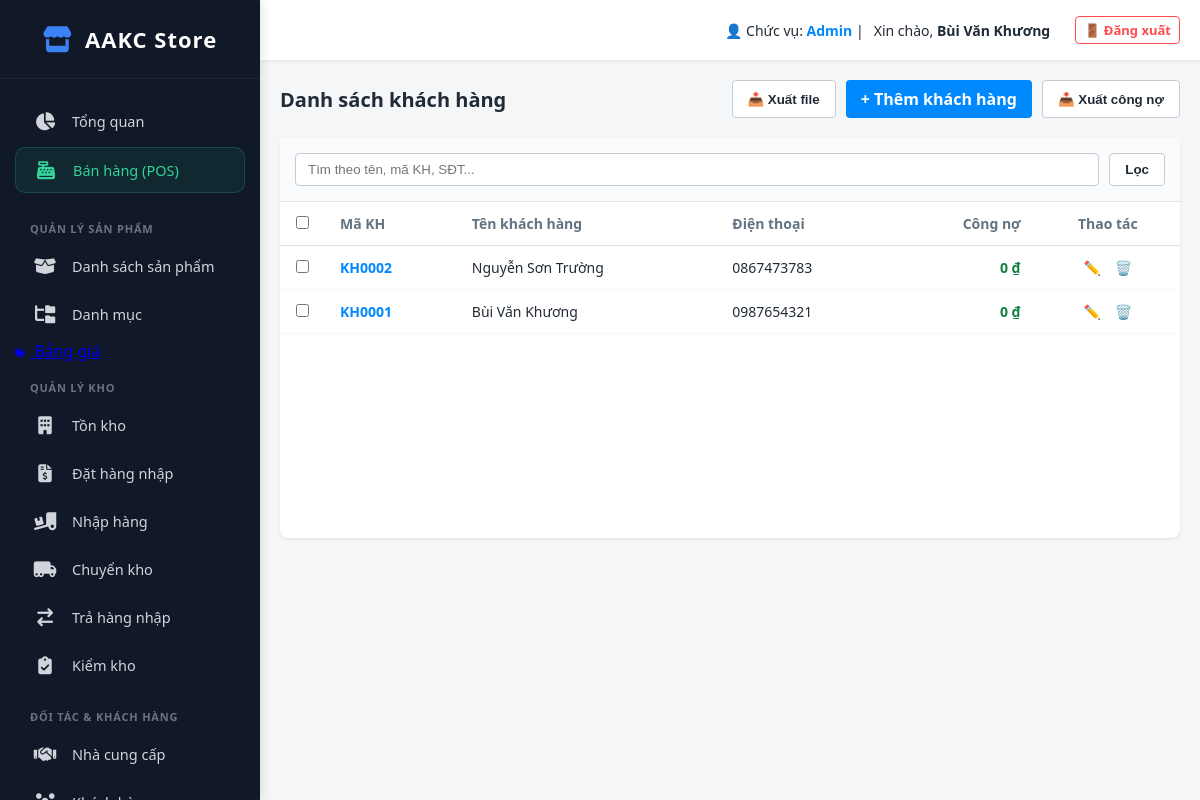
/index.php?action=customer_list (signed in), run on an earlier commit of the app's database.
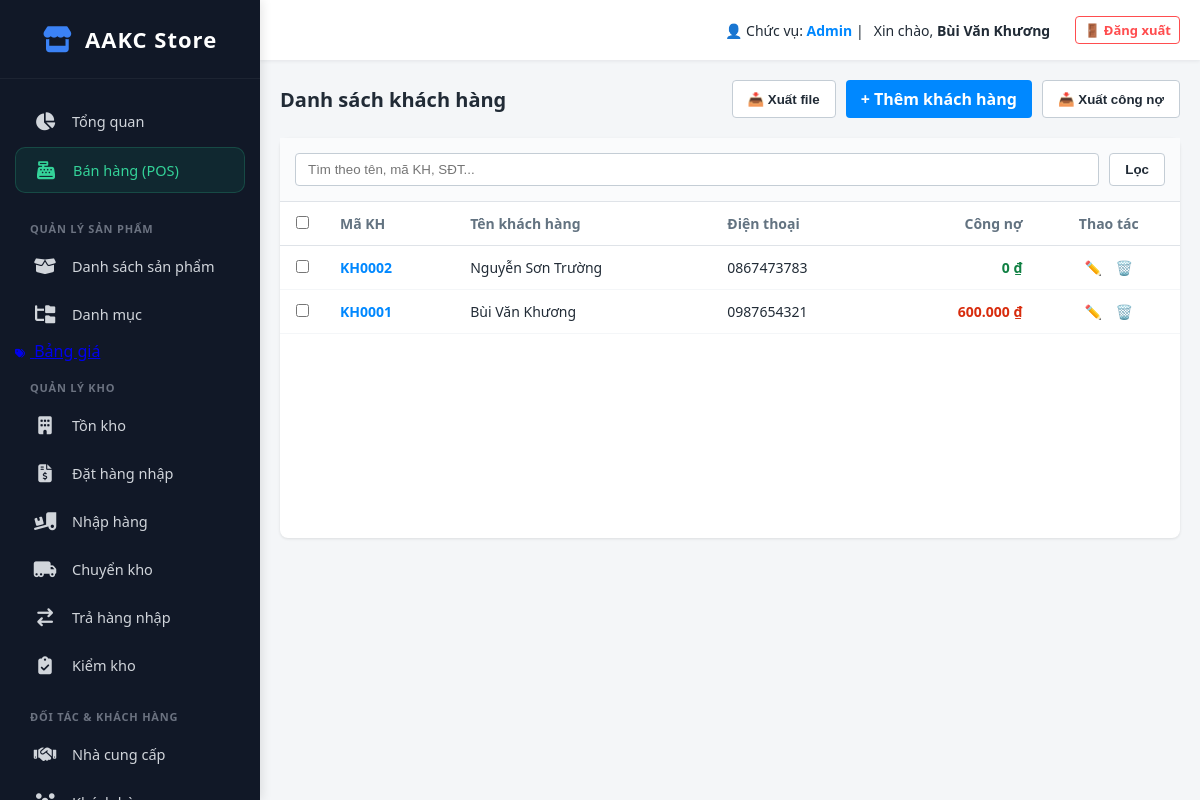
And on a later commit of the database.
### tables this page shows
CREATE TABLE `customers` (
  `id` int(11) NOT NULL,
  `customer_code` varchar(50) DEFAULT NULL,
  `last_name` varchar(100) DEFAULT NULL,
  `first_name` varchar(100) NOT NULL,
  `phone` varchar(50) DEFAULT NULL,
  `email` varchar(255) DEFAULT NULL,
  `accept_marketing` tinyint(1) DEFAULT 0,
  `province` varchar(100) DEFAULT NULL,
  `district` varchar(100) DEFAULT NULL,
  `ward` varchar(100) DEFAULT NULL,
  `address` text DEFAULT NULL,
  `tax_code` varchar(50) DEFAULT NULL,
  `company_name` varchar(255) DEFAULT NULL,
  `invoice_address` text DEFAULT NULL,
  `invoice_email` varchar(255) DEFAULT NULL,
  `notes` text DEFAULT NULL,
  `tags` varchar(255) DEFAULT NULL,
  `debt` decimal(15,2) DEFAULT 0.00,
  `created_at` datetime DEFAULT current_timestamp()
);

### app/controllers/CustomerController.php (called while the page is built, shortened)
<?php
require_once __DIR__ . '/../models/CustomerModel.php';
class CustomerController
{
    public function list()
    {
        $db = (new Database())->getConnection();
        $customerModel = new CustomerModel($db);
        $search = $_GET['search'] ?? '';
        $customers = $customerModel->getAllCustomers($search);
        require_once __DIR__ . '/../views/customer/list.php';
    }
}

### public/index.php (called while the page is built, shortened)
<?php
$app = new App();

### app/models/CustomerModel.php (called while the page is built, shortened)
<?php
class CustomerModel
{
    private $conn;
    public function __construct($db)
    {
        $this->conn = $db;
    }
    public function getAllCustomers($search = '')
    {
        $query = "SELECT * FROM customers WHERE 1=1 ";
        $params = [];
        $query .= " ORDER BY id DESC";
        $stmt = $this->conn->prepare($query);
        $stmt->execute($params);
        return $stmt->fetchAll(PDO::FETCH_ASSOC);
    }
}

### app/views/customer/list.php (the view, shortened to what this page needs)
<?php require_once __DIR__ . '/../layout/header.php'; ?>
<?php
$safe_customers = is_array($customers) ? $customers : [];
?>
<div style="display: flex; justify-content: space-between; align-items: center; margin-bottom: 20px;">
    <h2 style="font-size: 20px; font-weight: bold; color: #212b36;">Danh sách khách hàng</h2>
    <div style="display: flex; gap: 10px;">
        <button type="button" class="btn-outline" onclick="document.getElementById('export_modal').style.display='flex'">📥 Xuất file</button>
        <a href="index.php?action=add_customer" class="btn-primary">+ Thêm khách hàng</a>
        <button type="button" class="btn-outline" onclick="document.getElementById('export_bulk_debt_modal').style.display='flex'">📥 Xuất công nợ</button>
    </div>
</div>
<div class="card" style="background:#fff; border-radius:8px; box-shadow: 0 1px 3px rgba(0,0,0,0.1); padding:0; min-height: 400px;">
    <form action="index.php" method="GET" style="display: flex; gap: 10px; padding: 15px; border-bottom: 1px solid #dfe3e8; background: #fafbfc;">
        <input type="text" name="search" value="<?php echo htmlspecialchars($_GET['search'] ?? ''); ?>" placeholder="Tìm theo tên, mã KH, SĐT..." style="flex:1; padding: 8px 12px; border: 1px solid #c4cdd5; border-radius: 4px; outline: none;">
        <button type="submit" class="btn-outline">Lọc</button>
    </form>
    <table style="width: 100%; border-collapse: collapse; text-align: left;">
        <thead>
            <tr style="background: #fff; color: #637381; border-bottom: 1px solid #dfe3e8; font-size: 14px;">
                <th style="padding: 12px 15px; width: 5%; text-align: center;"><input type="checkbox" id="checkAll" onchange="toggleAllCustomers(this)"></th>
                <th style="padding: 12px 15px;">Mã KH</th>
                <th style="padding: 12px 15px;">Tên khách hàng</th>
                <th style="padding: 12px 15px;">Điện thoại</th>
                <th style="padding: 12px 15px; text-align: right;">Công nợ</th>
                <th style="padding: 12px 15px; text-align: center;">Thao tác</th>
            </tr>
        </thead>
        <tbody>
            <?php if (!empty($safe_customers)): ?>
                <?php foreach ($safe_customers as $c): ?>
                    <tr style="border-bottom: 1px solid #f4f6f8; font-size: 14px;">
                        <td style="padding: 12px 15px; text-align: center;">
                            <input type="checkbox" class="chk-customer" value="<?php echo $c['id']; ?>">
                        </td>
                        <td style="padding: 12px 15px; color:#0088ff; font-weight: bold;"><?php echo htmlspecialchars($c['customer_code'] ?? ''); ?></td>
                        <td style="padding: 12px 15px; font-weight: 500;">
                            <?php echo htmlspecialchars(trim(($c['last_name'] ?? '') . ' ' . ($c['first_name'] ?? ''))); ?>
                        </td>
                        <td style="padding: 12px 15px;"><?php echo htmlspecialchars($c['phone'] ?? ''); ?></td>
                        <td style="padding: 12px 15px; text-align: right; font-weight: bold; color: <?php echo ($c['debt'] ?? 0) > 0 ? '#d82c0d' : '#108043'; ?>;">
                            <?php echo number_format($c['debt'] ?? 0, 0, ',', '.'); ?> ₫
                        </td>
                        <td style="padding: 12px 15px; text-align: center;">
                            <a href="index.php?action=edit_customer&id=<?php echo $c['id'] ?? 0; ?>" style="text-decoration: none; margin-right: 10px;" title="Sửa">✏️</a>
                            <a href="index.php?action=delete_customer&id=<?php echo $c['id'] ?? 0; ?>" onclick="return confirm('Bạn có chắc chắn muốn xóa khách hàng này?');" style="text-decoration: none;" title="Xóa">🗑️</a>
                        </td>
                    </tr>
                <?php endforeach; ?>
            <?php else: ?>
                <tr>
                    <td colspan="6" style="padding: 40px; text-align: center; color: #637381;">Chưa có dữ liệu khách hàng.</td>
                </tr>
            <?php endif; ?>
        </tbody>
    </table>
</div>
<?php require_once __DIR__ . '/../layout/footer.php'; ?>

What changed in the data, as far as the page shows it:
changed customers "KH0001": debt "0" → "600.000"
